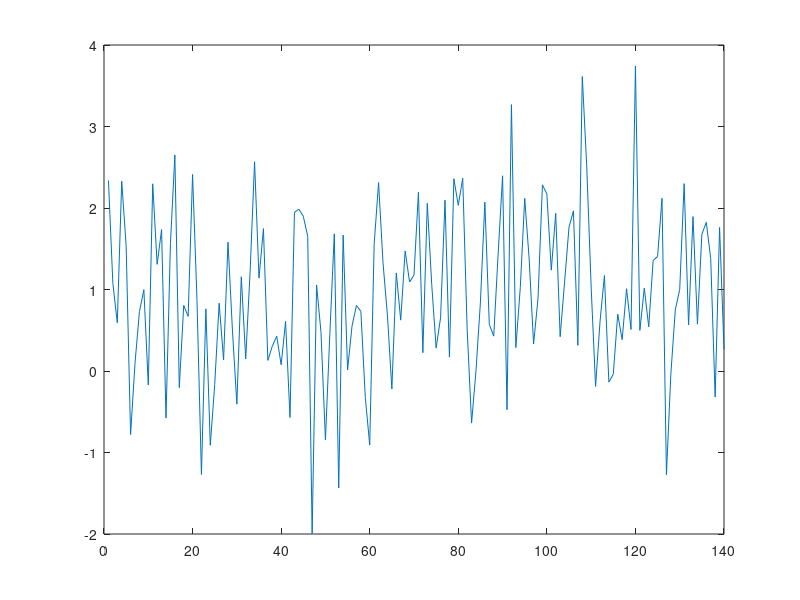

Write MATLAB code to recreate this figure.

clear all; close all; clc;

r = normrnd(1,3,[1 100]);
plot(r)

r = normrnd(2,1,[1 140]);
plot(r)

r = normrnd(1,1,[1 140]);
plot(r)

%AL comment

% aggiungo frase
% Frase di Marcello
